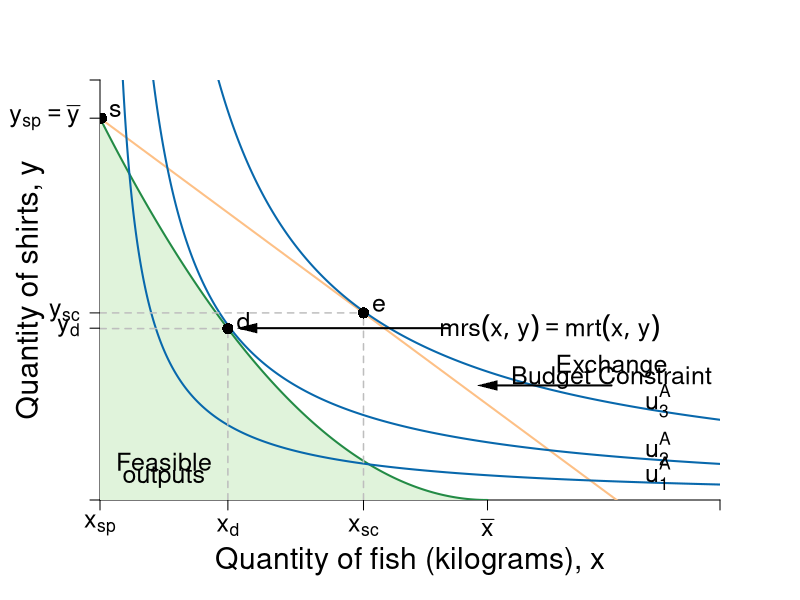

R code for this plot:
#Graph Designer: Simon Halliday
#Authors: Bowles, Foley and Halliday
#Title: Coordination, Conflict and Competition: A Text in Microeconomics

require(shape)
pdf(file = "specprodexch/ppf_eos_indiff_numeric.pdf", width = 9, height = 9)

#Set parameters for graphics
pointsize <- 1.8
axislabelsize <- 1.8
labelsize <- 1.5
namesize <- 1.8
annotatesize <- 1.5
graphlinewidth <- 2
segmentlinewidth <- 1.5

COL <- c("#7fc97f", "#beaed4", "#fdc086", "#ffff99", "#386cb0", "#f0027f", "#bf5b17", "#666666")
COLA <- c("#e0f3db", "#99d8c9","#66c2a4","#41ae76", "#238b45", "#005824")
COLB <- c("#4eb3d3", "#2b8cbe", "#0868ac","#084081")

#Edited the margins to cater for the larger LHS labels
par(mar =  c(5, 5, 4, 4))

#Change this to make it log of l 

# ppf <- function(l, k = 0.5) {
#   k * (1/l)
# }

ppf <- function(fish, k = 10/25, alpha = 2, maxfish = 5) {
  k * (fish - maxfish)^alpha 
}
# 
# fishProd <- function(l, k = 0.5){
#   (-k)*l
# }
# 
# feasibleLabor <- function(l, time = 10){
#   -time - l
# }
# 
# manufactureProd <- function(l, k = 0.1, alpha = 2){
#   k * (-l)^alpha
# }

uFn <- function(x, y, alpha = 0.5){
  (x^alpha)*(y^(1-alpha))
}

budgetExchange <- function(x, yintercept = 12, slope = 1){
  yintercept - slope * x
}

xlims <- c(0, 8)
ylims <- c(0, 11)

npts <- 501 
x <- seq(xlims[1], xlims[2], length.out = npts)
y <- seq(ylims[1], ylims[2], length.out = npts) 
a <- c(1.8, 2.75, 4.1)

plot(0, 0, xlim = xlims, ylim = ylims, type = "n",
     xlab = expression(paste("")),
     ylab = expression(paste("")), 
     xaxt = "n", 
     yaxt = "n", 
     cex.lab = axislabelsize, 
     bty = "n", 
     xaxs="i", 
     yaxs="i"
)

# ticksy <- seq(from = 0, to = ylims[2], by = 1)
# ylabels <- seq(from = 0, to = ylims[2], by = 1)
# ticksx <- seq(from = 0, to = xlims[2], by = 1)
# xlabels <- seq(from = 0, to = xlims[2], by = 1)
ticksy <- c(ylims[1], 4.5, 4.9, 10, ylims[2])
ylabels <- c(NA, expression(paste(y[d])), expression(paste(y[sc])),expression(paste(y[sp] == bar(y)))   , NA)
ticksx <- c(xlims[1], 1.65, 3.4, 5,  xlims[2])
xlabels <- c(expression(paste(x[sp])), expression(paste(x[d])), expression(paste(x[sc])), expression(paste(bar(x))), NA)


axis(1, at = ticksx, pos = 0, labels = xlabels, cex.axis = labelsize)
axis(2, at = ticksy, pos = 0, labels = ylabels, las = 1, cex.axis = labelsize)

npts <- 500 
xx1 <- seq(0, 5, length.out = npts)
xx2 <- seq(0, xlims[2], length.out = npts)
xx3 <- seq(xlims[1], 0, length.out = npts)
xx4 <- seq(-11, 0, length.out = npts)

#Draw the polygon for shading the feasible set
xpoly1 <- seq(from = 0, to = 5, length.out = 500)
ypoly1 <- ppf(xpoly1, k = 10/25, alpha = 2, maxfish = 5)
polygon(x = c(xpoly1, rev(xpoly1[1])), y = c(ypoly1, rev(ypoly1)[1]), col=COLA[1], density=NULL, border = NA)

#Draw the graphs
lines(xx1, ppf(xx1, k = 10/25, alpha = 2, maxfish = 5), col = COLA[5], lwd = graphlinewidth)
lines(xx2, budgetExchange(xx2,  yintercept = 10, slope = 1.5), col = COL[3], lwd = graphlinewidth)
#lines(xx3, feasibleLabor(xx3, time = 10), col = COL[3], lwd = graphlinewidth)
#lines(xx4, manufactureProd(xx4, k = 0.1, alpha = 2), col = COLB[4], lwd = graphlinewidth)

#Label axes
mtext(expression(paste("Quantity of fish (kilograms), ", x)), side = 1, line = 3, cex = axislabelsize)
text(-0.9, 0.5*ylims[2], expression(paste("Quantity of shirts, ", y)), xpd = TRUE, cex = axislabelsize, srt = 90) 


contour(x, y, 
        outer(x, y, uFn),
        drawlabels = FALSE,
        col = COLB[3],
        lwd = graphlinewidth,
        levels = a, 
        xaxs="i", 
        yaxs="i", 
        add = TRUE)

#Label the indifference curves
text(7.2, 0.7, expression(u[1]^A), cex = labelsize)
text(7.2, 1.35, expression(u[2]^A), cex = labelsize)
text(7.2, 2.6, expression(u[3]^A), cex = labelsize)

#Label point d
text(1.65 + 0.2, ppf(fish = 1.65) +.2, expression(d), cex = labelsize)
segments(1.65, 0, 1.65, ppf(fish = 1.65), lty = 2, col = "gray", lwd = segmentlinewidth)
segments(0, ppf(fish = 1.65), 1.65, ppf(fish = 1.65, k = 10/25, alpha = 2, maxfish = 5), lty = 2, col = "gray", lwd = segmentlinewidth)
points(1.65, ppf(fish = 1.65), pch = 16, col = "black", cex = 1.5)

#Label point e
text(3.4 + 0.2, budgetExchange(3.4,  yintercept = 10, slope = 1.5) +.2, expression(e), cex = labelsize)
segments(3.4, 0, 3.4, budgetExchange(3.4,  yintercept = 10, slope = 1.5), lty = 2, col = "gray", lwd = segmentlinewidth)
segments(0, budgetExchange(3.4,  yintercept = 10, slope = 1.5), 3.4, budgetExchange(3.4,  yintercept = 10, slope = 1.5), lty = 2, col = "gray", lwd = segmentlinewidth)
points(3.4, budgetExchange(3.4,  yintercept = 10, slope = 1.5), pch = 16, col = "black", cex = 1.5)

#Label point s
text(0.2, 10.2, expression(s), cex = labelsize)
points(0.02, 10, pch = 16, col = "black", cex = 1.5)

#Label the feasible frontier
#text(4.5, 7.8, expression("Feasible Frontier"), cex = labelsize)
#text(4.5, 7.4, expression("(production possibilities frontier)"), cex = labelsize)
#Arrows(3.2, 7.8, 0.75, 7.8, col = "black", lty = 1, lwd = 2, arr.type = "triangle", arr.lwd = 0.5)


#Label the exchange constraint
text(6.6, 3.5, expression("Exchange"), cex = labelsize)
text(6.6, 3.2, expression("Budget Constraint"), cex = labelsize)
Arrows(6.6, 3, 5, 3, col = "black", lty = 1, lwd = 2, arr.type = "triangle", arr.lwd = 0.5)

#Label mrt = mrs
text(5.8, 4.5, expression(paste(mrs(x,y) == mrt(x,y))), cex = labelsize)
Arrows(4.5, 4.5, 1.9, 4.5, col = "black", lty = 1, lwd = 2, arr.type = "triangle", arr.lwd = 0.5)

text(0.825, 1, expression("Feasible"), cex = labelsize)
text(0.825, 0.6, expression("outputs"), cex = labelsize)

dev.off()
